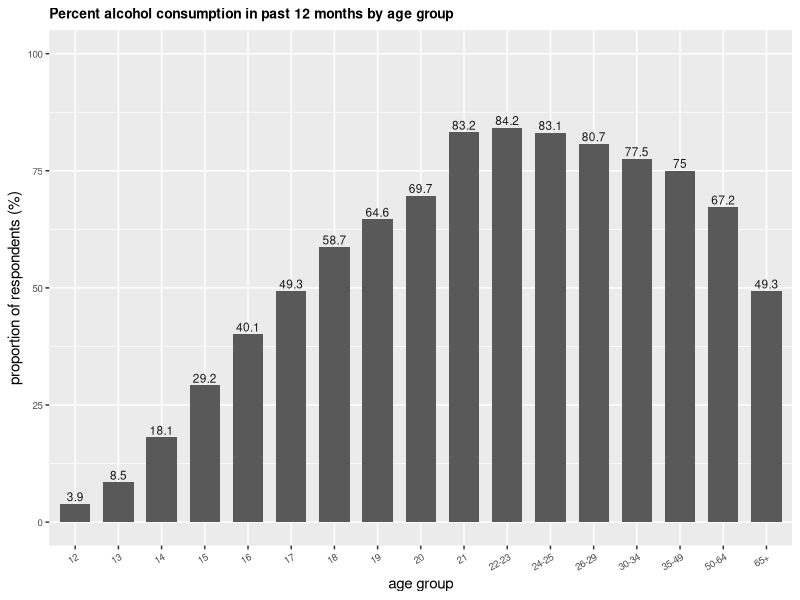
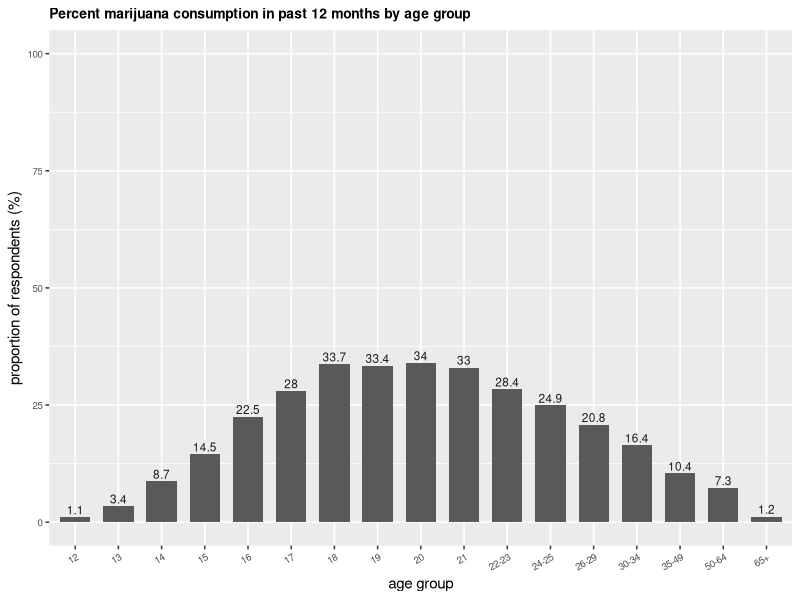
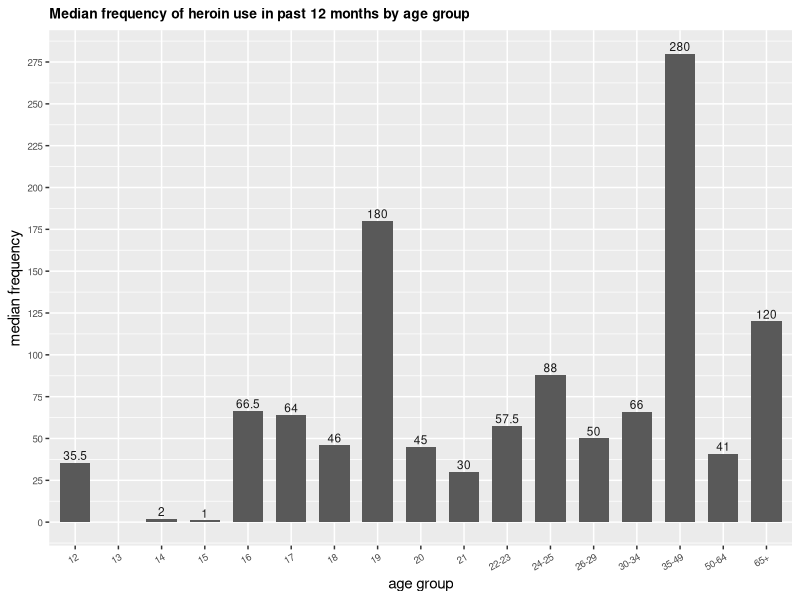
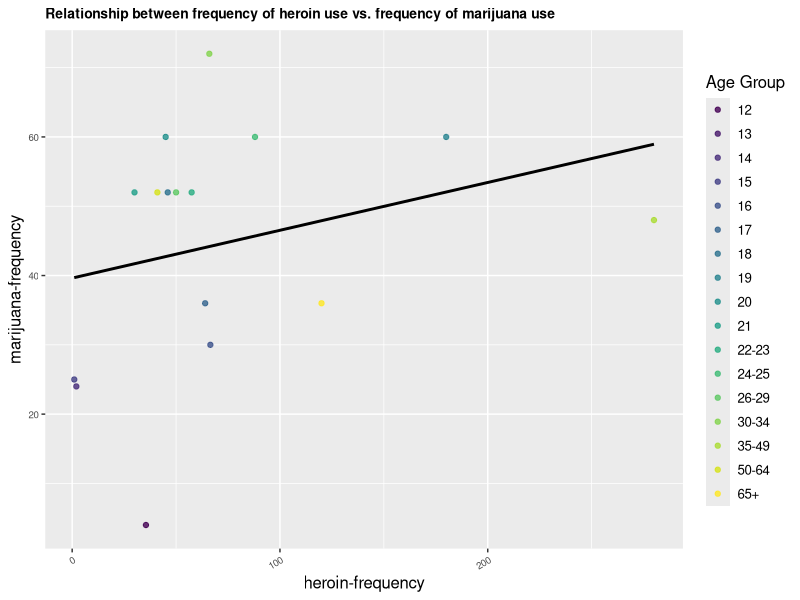
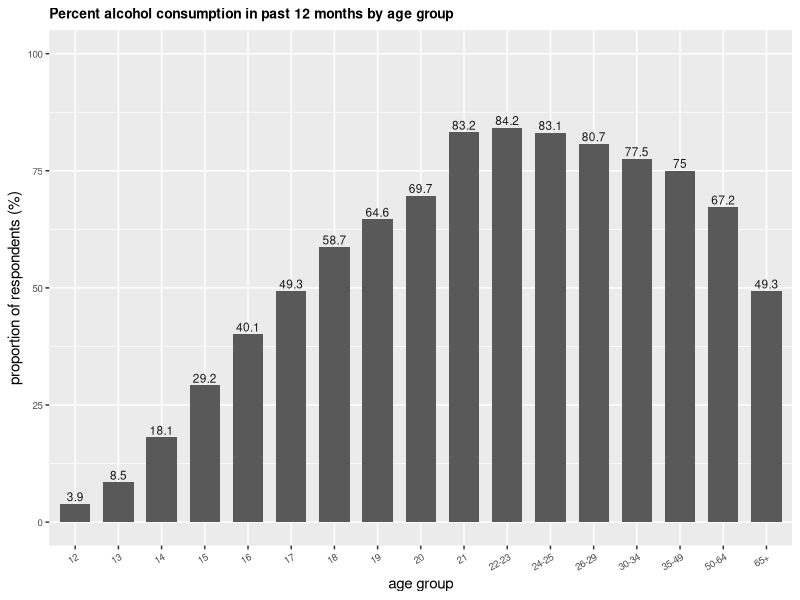
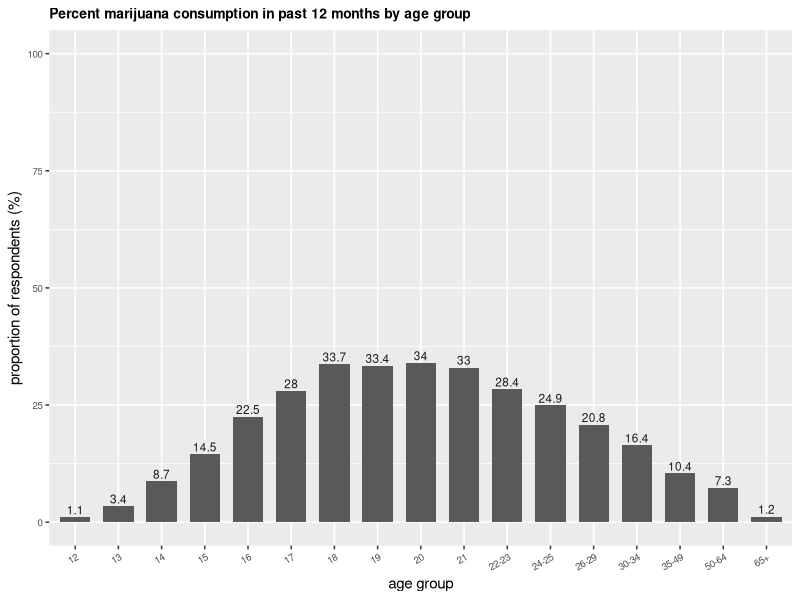
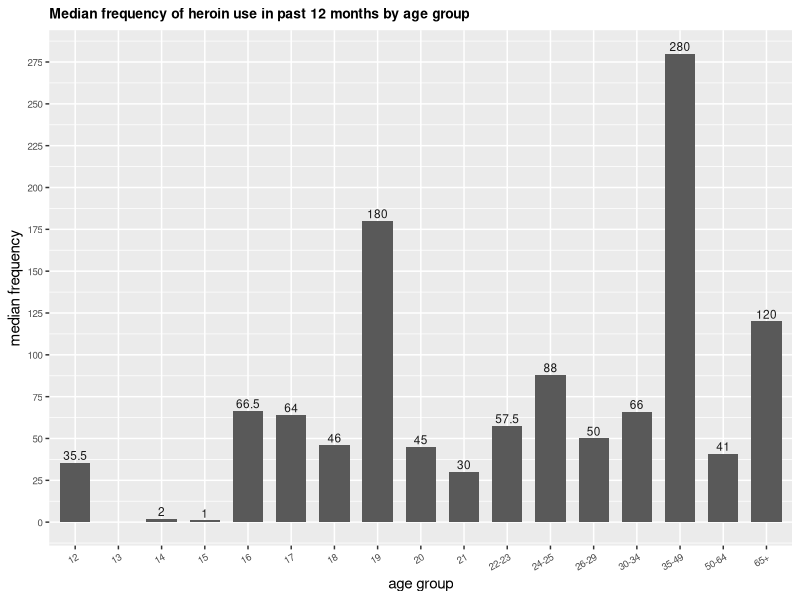
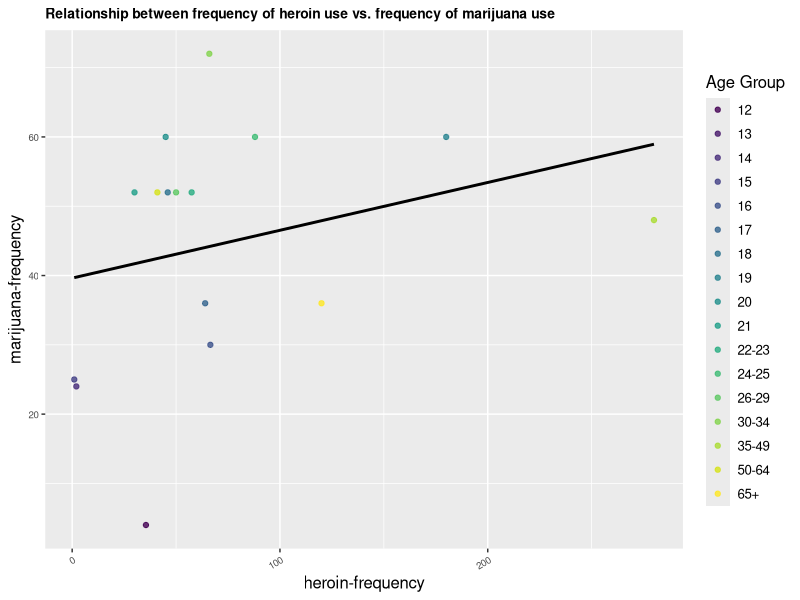

Here is the R script that generated these plots, in order:
library(tidyverse)
library(ggplot2)

data_c <- read_csv("data/data-cleaned.csv")

# Proportion of individuals in each age group who have consumed alcohol in the past 12 months
plot_alc <- ggplot(data_c, aes(x=age, y=`alcohol-use`)) + 
  geom_bar(stat = "identity", width=0.7) + 
  geom_text(aes(label=`alcohol-use`), vjust=-0.3, color="grey10", size=3) +
  labs(title="Percent alcohol consumption in past 12 months by age group") +
  xlab("age group") +
  ylab("proportion of respondents (%)") +
  ylim(0, 100) +
  theme(axis.text = element_text(size = 8)) +
  theme(
    plot.title = element_text(size = 10, face = "bold"),
    axis.text.x = element_text(size = 7, angle = 30, hjust = 1),
    axis.text.y = element_text(size = 7)
  )
show(plot_alc)
ggsave("output/eda-alcohol.png", plot=plot_alc)

# Proportion of individuals in each age group who have used marijuana in the past 12 months
plot_mar <- ggplot(data_c, aes(x=age, y=`marijuana-use`)) + 
  geom_bar(stat = "identity", width=0.7) + 
  geom_text(aes(label=`marijuana-use`), vjust=-0.3, color="grey10", size=3) +
  labs(title="Percent marijuana consumption in past 12 months by age group") +
  xlab("age group") +
  ylab("proportion of respondents (%)") +
  ylim(0, 100) +
  theme(
    plot.title = element_text(size = 10, face = "bold"),
    axis.text.x = element_text(size = 7, angle = 30, hjust = 1),
    axis.text.y = element_text(size = 7)
  )
show(plot_mar)
ggsave("output/eda-marijuana.png", plot=plot_mar)

# Proportion of individuals in each age group who have used heroin in the past 12 months
plot_her <- ggplot(data_c, aes(x = as.factor(age), y = as.numeric(`heroin-frequency`))) +
  geom_bar(stat = "identity", width=0.7) +
  geom_text(aes(label=`heroin-frequency`), vjust=-0.3, color="grey10", size=3) +
  labs(title="Median frequency of heroin use in past 12 months by age group") +
  xlab("age group") +
  ylab("median frequency") +
  scale_y_continuous(
    breaks = seq(0, 300, by = 25),
    labels = seq(0, 300, by = 25)
  ) +
  theme(
    plot.title = element_text(size = 10, face = "bold"),
    axis.text.x = element_text(size = 7, angle = 30, hjust = 1),
    axis.text.y = element_text(size = 7)
  )
show(plot_her)
ggsave("output/eda-heroin.png", plot=plot_her)

# Relationship between frequency of heroin use vs. frequency of marijuana use
plot_her_mar <- data_c |>
  ggplot(aes(x = `heroin-frequency`, y = `marijuana-frequency`, color=`age`)) +
  geom_point(alpha = 0.8) +
  geom_smooth(method = "lm", se = FALSE, color = "black", linetype = "solid") +
  labs(title="Relationship between frequency of heroin use vs. frequency of marijuana use", color = "Age Group") +
  scale_color_viridis_d() +
  theme(
    text = element_text(size = 12),
    plot.title = element_text(size = 10, face = "bold"),
    axis.text.x = element_text(size = 7, angle = 30, hjust = 1),
    axis.text.y = element_text(size = 7)
  )
show(plot_her_mar)
ggsave("output/eda-heroin-marijuana.png", plot=plot_her_mar, width=8, height=6, dpi=300)
